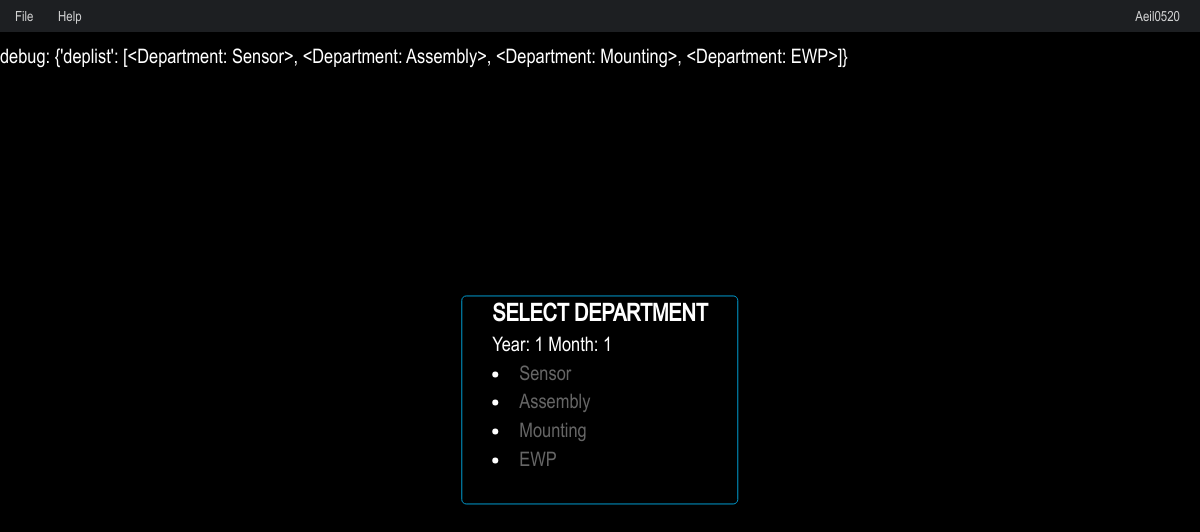
/Records/Open/1/1 (signed in), run on the app's committed database.
### productionactual/models.py (models this page shows)
class Department(models.Model):
    department_name = models.CharField(max_length=40)
    def __str__(self):
        return self.department_name

### productionactual/views.py (the view)
# urls.py: path('Open/<int:year>/<int:month>', views.OpenDepartmentView, name='OpenDepartment'),
def OpenDepartmentView(request, year, month):
    queryset = Department.objects.all()
    deplist = queryset.filter()
    res = []
    for i in deplist:
        if i not in res:
            res.append(i)
    deplist = res
    context = {}
    dbgcontext ={}
    context["year"] = year
    context["month"] = month
    context["deplist"] = deplist
    dbgcontext["deplist"] = deplist
    debug_out = "debug: "+ str(dbgcontext)
    context["debug_out"] = debug_out
    return render(request, "productionactual/opendepartment.html", context)

### productionactual/templates/productionactual/opendepartment.html (shortened to what this page needs)
{% extends 'smenu.html' %}
{% block content %}
{% if user.is_authenticated %}
<div class="modal-content">
    <div>
        <h3 class="modal-title">Select Department</h3>
        <span>Year: {{ year }} Month: {{ month }} </span>
        {% for Department in deplist %}
        <li><a href="./{{ month }}/{{ Department }}"> {{ Department }}</a></li>
    {% endfor %}
    </div>
</div>
{{ debug_out }}
{% endif %}
{% endblock %}

### templates/smenu.html (shortened to what this page needs)
{% extends 'base.html' %}
{% block menu %}
{% if user.is_authenticated %}
<ul id="smenu" class="smenu active">
<li>
    <a>File</a>
  </li>
  <li>
      <a>Help</a>
  </li>
  <li class="menu-float-right">
      <a>{{ user.username }}</a>
  </li>
</ul>
{% endif %}
{% endblock %}

### productionactual/static/productionactual/style.css (style rules this page uses)
:root { --accent-color:#09c; --accent-light-color:#00a3da }
* { -webkit-tap-highlight-color:rgba(0,0,0,0); -webkit-user-drag:none; -moz-user-drag:none; -webkit-box-sizing:border-box; -moz-box-sizing:border-box; box-sizing:border-box; -ms-touch-action:manipulation; touch-action:manipulation; vertical-align:top; font-weight:400; outline:none }
body,html { margin:0; padding:0; height:100%; width:100%; color:#fff; font-size:20px; background-color:#000; font-family:Arial Narrow; }
h1,h2,h3,h4,h5,h1.login-title { text-transform:uppercase; font-weight:700; margin:0 }
a { color: #666; }
.menu-float-right { float: right; margin-right: 10px; }
.modal-content { padding:0 30px 30px 30px; max-width: 90%; max-height: 90%; overflow:auto; background-color: #fefefe; border: 1px solid #09c; border-radius:5px; background-color: rgb(0, 0, 0); position:absolute; top: 50%; left: 50%; -ms-transform: translate(-50%, -50%); transform: translate(-50%, -50%); }
#smenu { padding-left: 5px; background-color: #1d1f22; height: 32px }
ol, ul { list-style: none; list-style-image: none }
.smenu { display: block; z-index: 99 }
.smenu, .smenu li { position: relative }
.smenu li { display: inline-block }
.smenu a, .overflow-smenu a { height: 32px; line-height: 32px; display: block; cursor: pointer; padding: 0 10px; color: hsla(0, 0%, 100%, .8); font-size: 14px; text-decoration: none; text-transform: capitalize; }

### data on the page
Department: department_name "Sensor"
Department: department_name "Assembly"
Department: department_name "Mounting"
Department: department_name "EWP"

### other printed values
{{ user.username }} "Aeil0520"
{{ year }} "1"
{{ month }} "1"
{{ debug_out }} "debug: {'deplist': [<Department: Sensor>, <Department: Assembly>, <Department: Mounting>, <Department: EWP>]}"
